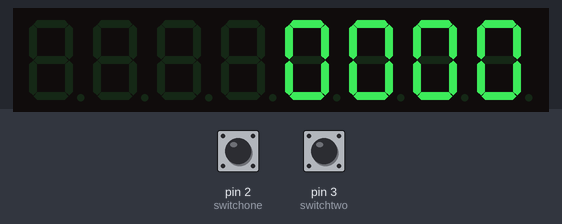
A sketch run on a simulated Arduino Uno, built with avr-gcc and run on an emulated ATmega328P. On the bench: 8-digit seven-segment display. The inputs (shaded band) are chosen by the test bench; at power-on: pin 2 (switchone) HIGH, pin 3 (switchtwo) HIGH.

Above: at 1.2 s.
1.3 s: pin 2 (switchone) pulled LOW for 0.15 s
At 2.3 s:
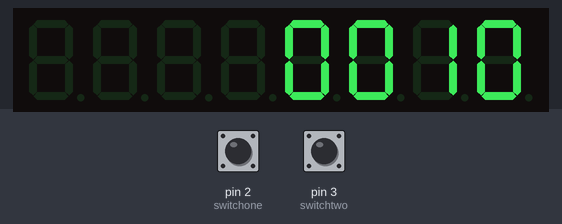
2.9 s: pin 3 (switchtwo) pulled LOW for 0.15 s
At 3.5 s:
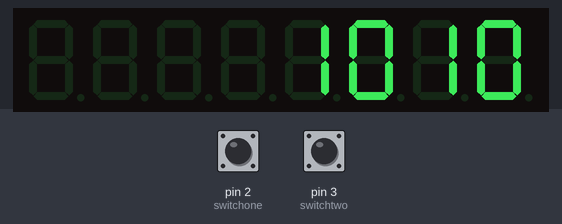
4.5 s: pin 2 (switchone) pulled LOW for 1 s
At 5.9 s:
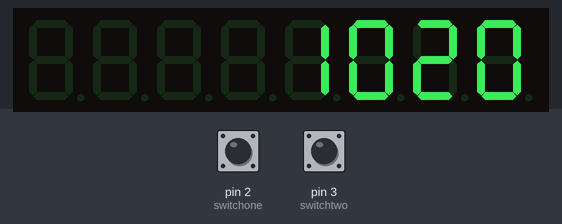
7.0 s: pin 3 (switchtwo) pulled LOW for 1 s
At 7.8 s:
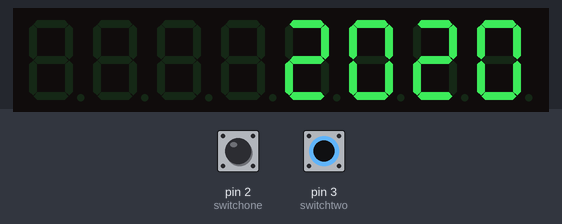
Timing chart, 0 to 10.0 s (numbered marks = the images above; inputs shaded):
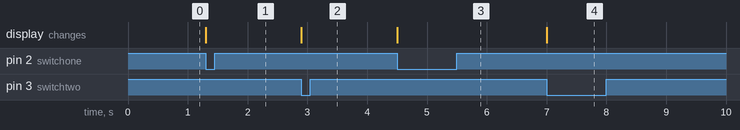

Measured:
- after the input at 1.3 s, the display: changes at once (image 1)
- after the input at 2.9 s, the display: changes at once (image 2)
- after the input at 4.5 s, the display: changes at once (image 3)
- after the input at 7.0 s, the display: changes at once (image 4)

The sketch:

main.ino
```cpp
/* Arduino 7 Segment scoreboard
 * Using the MAX7219CNG LED Driver

Created by Yvan / https://Brainy-Bits.com

This code is in the public domain...

You can: copy it, use it, modify it, share it or just plain ignore it!
Thx!

*/

#include "LedControl.h"  // Library used for communcation with 7 segment
LedControl lc=LedControl(A5,A3,A4,1);  //  (DIN, CLK, LOAD, number of Max7219 chips)

// Variable to hold current scores
int displayone=0;
int displaytwo=0;

// Variables to split whole number into single digits
int rightdigit;
int leftdigit;

// Switches pin connection to Arduino UNO
#define switchone 2
#define switchtwo 3


void setup(){
  pinMode(switchone,INPUT_PULLUP);
  pinMode(switchtwo,INPUT_PULLUP);
  lc.shutdown(0,false);  // Wake up MAX7219
  lc.setIntensity(0,7);  // Set brightness to medium
  lc.clearDisplay(0);  // Clear all displays connected to MAX7219 chip #
// Put zeros on both displays at startup
  lc.setDigit(0,0,0,false);  // (Max7219 chip #, Digit, value, DP on or off)
  lc.setDigit(0,1,0,false);
  lc.setDigit(0,2,0,false);
  lc.setDigit(0,3,0,false);
}


void loop(){
  // If switch 1 is clicked
  if (!digitalRead(switchone)) {
    displayone++;  // Increase score by 1
    // convert whole number to single digits
    rightdigit=displayone%10;
    leftdigit=displayone%100/10;
    // Display extracted digits on the display
    lc.setDigit(0,0,leftdigit,false);
    lc.setDigit(0,1,rightdigit,false);

    // Wait until switch is released to continue
    while (!digitalRead(switchone)) {}
    delay(5);  // Small delay to debounce the switch
  }

    if (!digitalRead(switchtwo)) {
    displaytwo++;
    rightdigit=displaytwo%10;
    leftdigit=displaytwo%100/10;
    lc.setDigit(0,2,leftdigit,false);
    lc.setDigit(0,3,rightdigit,false);
    while (!digitalRead(switchtwo)) {}
    delay(5);
  }
}
```
